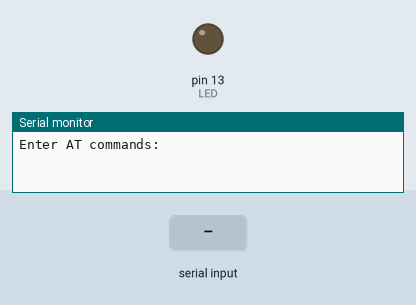
Recording of a sketch running on a simulated Arduino Uno, built with avr-gcc and run on an emulated ATmega328P. On the bench: output pins drawn as LEDs (lit = HIGH), the last lines printed to the serial monitor. The test bench sets the inputs (shaded band).

Above: at 1.2 s.
1.3 s: "1" received over the second serial link
At 2.5 s:
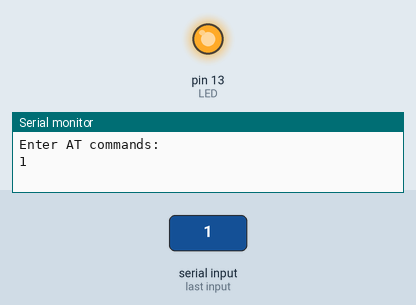
2.8 s: "0" received over the second serial link
At 3.8 s:
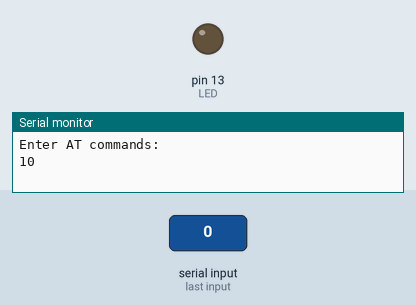
Timing chart, 0 to 5.8 s (numbered marks = the images above; inputs shaded):
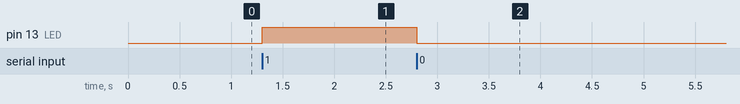

The sketch:

bluetooth_led.ino
```cpp
//블루투스 모듈 설정
#include <SoftwareSerial.h>
SoftwareSerial BTserial(10, 11); // TX | RX

#define LED 13

void setup()
{
  Serial.begin(9600);
  Serial.println("Enter AT commands:");

  // HC-06 default serial speed is 9600
  BTserial.begin(9600);
  pinMode(LED, OUTPUT);
}

void loop()
{
  //led 상태변수
  char status;
  // 블루투스 모듈로 부터 메시지가 오는 경우 시리얼에 메시지 출력하기
  if (BTserial.available())
  {
    status = BTserial.read();
    Serial.print(status);

    if (status == '1')
    {
      digitalWrite(LED, HIGH);
    } else if (status == '0') {
      digitalWrite(LED, LOW);
    }
  }

  //컴퓨터에서 메시지를 보내는 경우 블루투스 모듈로 메시지 보내기
  if (Serial.available())
  {
    BTserial.write(Serial.read());
  }
}
```

Measured:
- after the input at 1.3 s, pin 13 (LED): LOW → HIGH at once
- after the input at 2.8 s, pin 13 (LED): HIGH → LOW at once
